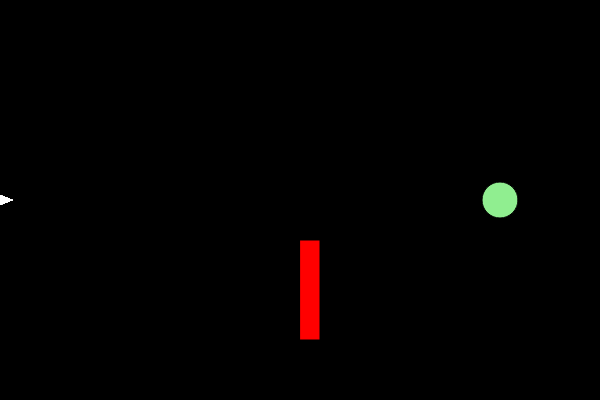
Frame 1 (no input)
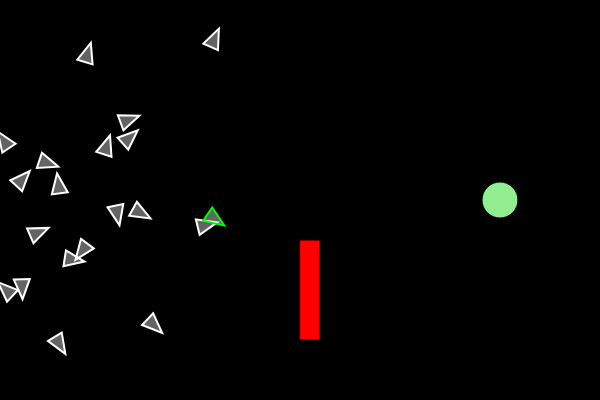
Frame 60 (no input)
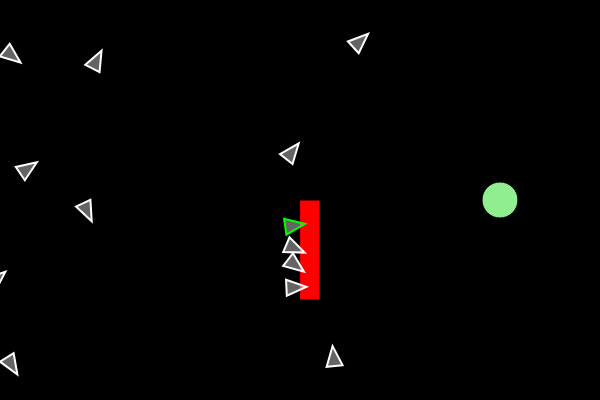
Frame 120 (the mouse pressed at the canvas centre since frame 60)

The p5.js sketch that drew these frames (run headless with seeded random() and noise() and a simulated clock; from frame 60 on, the mouse is pressed at the canvas centre):

// p5.js sketch
// ── sketch.js
let lifetime = 100;
let popSize = 50;
let population;
let currentFrame = 0;
let domElts = [];

let target;
let obs;

function setup() {
  createCanvas(600, 400);
  population = Population.create(popSize);
  target = createVector(500, 200);
  obs = {
    x: width / 2,
    y: height * 3 / 5,
    w: 20,
    h: 100
  }
  domElts[0] = createDiv();
  domElts[1] = createDiv();
  domElts[2] = createDiv();
  domElts[3] = createDiv();
  domElts[4] = createDiv();
  domElts[5] = createDiv();
}

function draw() {
  background(0);
  // Set current frame
  currentFrame = floor(frameCount / 2) % lifetime;

  // Set DOM elements
  domElts[0].html("<b>Generation Frame Count: </b>" + currentFrame)
  domElts[1].html("<b>Generation #: </b>" + population.generation)
  domElts[2].html("<b># of movers reached: </b>" + population.reachedTarget)
  domElts[3].html("<b>Total Population: </b>" + population.length)
  domElts[4].html("<b>Mutation Rate: </b>" + population.mutationRate * 100 + '%')
  domElts[5].html("<b>Best Fitness Value: </b>" + population.bestFitness.fitness * 100)

  // Show Target
  push();
  fill("lightgreen")
  ellipse(target.x, target.y, 36)
  pop();

  // Show Obstacle
  push();
  fill("red")
  rect(obs.x, obs.y, obs.w, obs.h)
  pop();

  // Draw and do Physics with Movers
  population.animate();

  // Next Generation
  if (frameCount % 200 == 0) {
    population = population.generate();
  }

}

function mousePressed() {
  obs.x = mouseX
  obs.y = mouseY
  // target = createVector(mouseX, mouseY);
}
// ── DNA.js
/** Phenotype and Genotyope of System */
class Mover {
  constructor() {
    this.pos = createVector();
    this.vel = createVector();
    this.acc = createVector();
    this.dna = [];
    this.reached = false;
    this.dead = false;
  }

  display() {
    push();
    translate(this.pos);
    rotate(this.vel.heading());
    rectMode(CENTER)
    if (population.bestFitness == this) stroke(0, 255, 0);
    else stroke(255);
    strokeWeight(2);
    fill(255, 100);
    beginShape();
    vertex(-10, 8);
    vertex(-10, -8);
    vertex(10, 0)
    endShape(CLOSE);
    pop();
  }

  update() {
    if (this.pos.dist(target) < 25) {
      this.reached = true;
      this.dna[currentFrame] = createVector(0, 0)
    } else if (collideRectCircle(obs.x, obs.y, obs.w, obs.h, this.pos.x, this.pos.y, 10)) {
      this.dead = true;
      this.dna[currentFrame] = createVector(0, 0)
    } else {
      this.pos.add(this.vel);
      this.vel.add(this.acc);

      this.acc.mult(0);
    }

  }


  applyForce(f) {
    this.acc.add(f);
  }

  calcFitness() {
    let fit = this.pos.dist(target);
    this.fitness = 100 / (fit + 0.1);
    if (this.reached) this.fitness *= 5;
    if (this.dead) this.fitness /= 10;
  }

  mutate() {
    for (let i = 0; i < this.dna.length; i++) {
      if (random() < population.mutationRate) {
        let vt = p5.Vector.random2D();
        vt.setMag(0.5);
        this.dna[i] = vt;
      }
    }
  }

  static crossover(a, b) {
    let pt = new Mover();
    let midpoint = random(lifetime)
    for (let i = 0; i < lifetime; i++) {
      if (i < midpoint) {
        pt.dna[i] = a.dna[i];
      } else {
        pt.dna[i] = b.dna[i];
      }
    }
    pt.pos.x = 0;
    pt.pos.y = height / 2
    return pt;
  }

  static createRandom() {
    let pt = new Mover();
    for (let i = 0; i < lifetime; i++) {
      let vt = p5.Vector.random2D();
      vt.setMag(0.5);
      pt.dna[i] = vt;
    }
    pt.pos.x = 0;
    pt.pos.y = height / 2;
    return pt;
  }
}

/** Particle Holder */
class Population extends Array {
  constructor(gen = 0) {
    super();
    this.generation = gen;
    this.mutationRate = 0.01;
  }
  static create(len) {
    let popu = new Population();
    for (let i = 0; i < len; i++) {
      popu[i] = Mover.createRandom();
    }
    return popu;
  }
  animate() {
    for (let pt of this) {
      pt.display();
      pt.update();
      pt.applyForce(pt.dna[currentFrame]);
      pt.calcFitness();

    }
  }

  get reachedTarget() {
    return this.filter(mv => mv.reached).length;
  }

  get bestFitness() {
    let best = { fitness: 0 }
    for (let pt of this) {
      if (pt.fitness > best.fitness) {
        best = pt;
      }
    }
    return best;
  }

  generate() {
    let newPop = new Population(this.generation + 1);
    // Create Mating Pool
    let matingPool = [];
    for (let mv of this) {
      let times = mv.fitness * 100;
      for (let i = 0; i < times; i++) {
        matingPool.push(mv);
      }
    }

    for (let i = 0; i < popSize; i++) {
      // Select two parents
      let a = random(matingPool);
      let b = random(matingPool);
      let child = Mover.crossover(a, b);
      child.mutate();
      newPop[i] = child;
    }
    return newPop;
  }

}

function collidePointRect(p, r) {
  //2d
  return (p.x >= r.x - r.w / 2 &&         // right of the left edge AND
    p.x <= r.x + r.w / 2 &&    // left of the right edge AND
    p.y >= r.y - r.h / 2 &&         // below the top AND
    p.y <= r.y + r.h / 2)     // above the bottom

};

function collideRectCircle(rx, ry, rw, rh, cx, cy, diameter) {
  //2d
  // temporary variables to set edges for testing
  var testX = cx;
  var testY = cy;

  // which edge is closest?
  if (cx < rx) {
    testX = rx       // left edge
  } else if (cx > rx + rw) { testX = rx + rw }   // right edge

  if (cy < ry) {
    testY = ry       // top edge
  } else if (cy > ry + rh) { testY = ry + rh }   // bottom edge

  // // get distance from closest edges
  var distance = dist(cx, cy, testX, testY)

  // if the distance is less than the radius, collision!
  if (distance <= diameter / 2) {
    return true;
  }
  return false;
};
